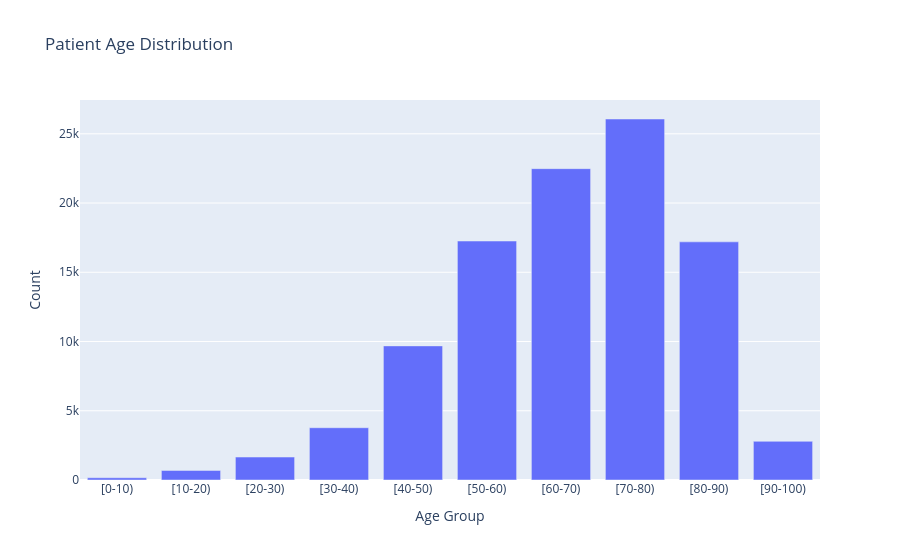

This figure's notebook cell:
### Code cell
fig = px.bar(df["age"].value_counts().reset_index().sort_values(by="age"), x="age", y="count", title="Patient Age Distribution")
fig.update_layout(xaxis_title="Age Group",
                  yaxis_title="Count")
fig.show()

### Figure 1 — Plotly figure (JSON) as saved in the notebook; plotly's stock layout.template omitted (floating-point values rounded to 4 significant figures)
{"data": [{"alignmentgroup": "True", "hovertemplate": "age=%{x}<br>count=%{y}<extra></extra>", "legendgroup": "", "marker": {"color": "#636efa", "pattern": {"shape": ""}}, "name": "", "offsetgroup": "", "orientation": "v", "showlegend": false, "textposition": "auto", "type": "bar", "x": ["[0-10)", "[10-20)", "[20-30)", "[30-40)", "[40-50)", "[50-60)", "[60-70)", "[70-80)", "[80-90)", "[90-100)"], "xaxis": "x", "y": [161, 691, 1657, 3775, 9685, 17256, 22483, 26068, 17197, 2793], "yaxis": "y"}], "layout": {"autosize": true, "barmode": "relative", "legend": {"tracegroupgap": 0}, "title": {"text": "Patient Age Distribution"}, "xaxis": {"anchor": "y", "autorange": true, "domain": [0, 1], "range": [-0.5, 9.5], "title": {"text": "Age Group"}, "type": "category"}, "yaxis": {"anchor": "x", "autorange": true, "domain": [0, 1], "range": [0, 27440], "title": {"text": "Count"}, "type": "linear"}}}
